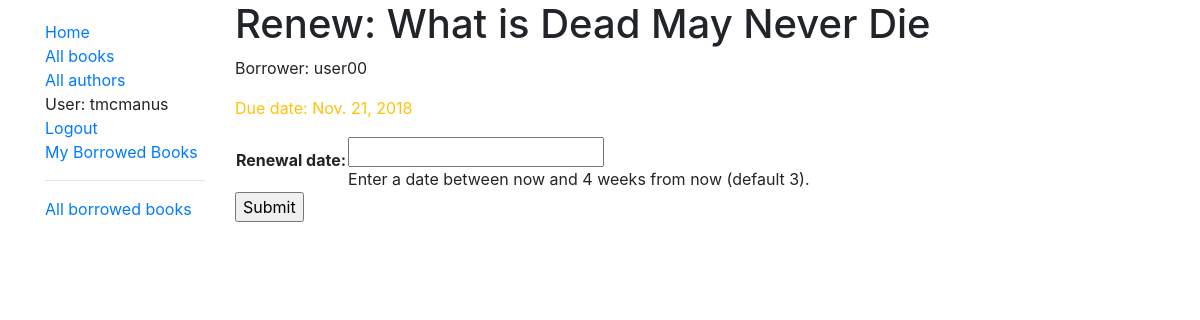
Page /catalog/book/05259b9c-2d02-4234-985e-09211b04334c/renew/ (signed in) on the earlier database version.
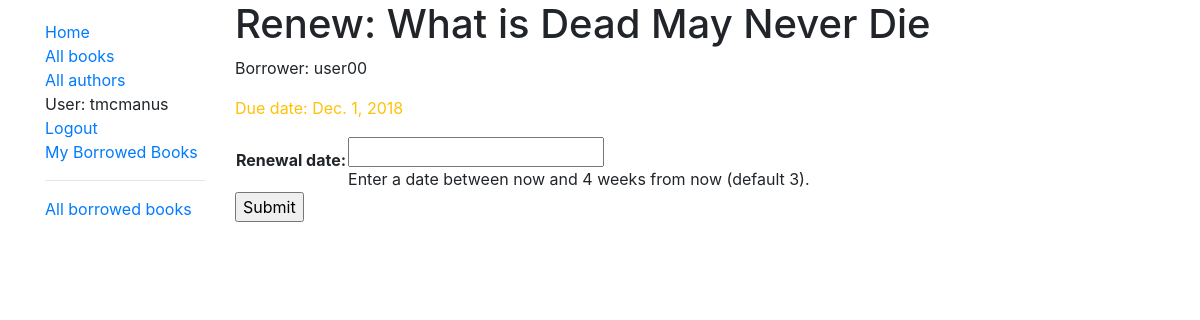
Same page on the later database version.
### catalog/models.py (models this page shows, shortened)
class BookInstance(models.Model):
    id = models.UUIDField(primary_key=True, default=uuid.uuid4, help_text='Unique ID for this particular book across whole library')
    book = models.ForeignKey('Book', on_delete=models.SET_NULL, null=True)
    imprint = models.CharField(max_length=200)
    language = models.CharField(max_length=200, default='English')
    due_back = models.DateField(null=True, blank=True)
    borrower = models.ForeignKey(User, on_delete=models.SET_NULL, null=True, blank=True)
    LOAN_STATUS =(
        ('m', 'Maintenance'),
        ('o', 'On loan'),
        ('a', 'Available'),
        ('r', 'Reserved'),
    )
    STATUS_DICT = {
        'm': 'text-danger',
        'o': 'text-warning',
        'a': 'text-success',
        'r': 'text-warning'
    }
    status = models.CharField(
        max_length=1,
        choices=LOAN_STATUS,
        blank=True,
        default='m',
        help_text='Book availability'
    )
    class Meta:
        ordering = ['due_back']
        permissions = (("can_mark_returned", "Set book as returned"), )
    def get_status_text_style(self):
        return self.STATUS_DICT[self.status]

class Book(models.Model):
    title = models.CharField(max_length=200)
    author = models.ForeignKey('Author', on_delete=models.SET_NULL, null=True)
    summary = models.TextField(max_length=1000, help_text="Enter a brief description")
    isbn = models.CharField(
        'ISBN',
        max_length=13,
        help_text='13 Character <a href="https://www.isbn-international.org/content/what-isbn">ISBN number</a>'
    )
    genre = models.ManyToManyField(
        Genre,
        help_text='Select a genre for this book'
    )
    def display_genre(self):
        """
        display genre returns a list of the first 3 genres associated with the book as a single, comma-separated string
        """
        return ', '.join(genre.name for genre in self.genre.all()[:3])
    display_genre.short_description = "Genre"

### catalog/views.py (the view)
# urls.py: path('book/<uuid:pk>/renew/', views.renew_book_librarian, name='renew-book-librarian'),
@permission_required('catalog.can_mark_returned')
def renew_book_librarian(request, pk):
    book_instance = get_object_or_404(BookInstance, pk=pk)
    if request.method == 'POST':
        form = RenewBookModelForm(request.POST)
        if form.is_valid():
            book_instance.due_back = form.cleaned_data['due_back']
            book_instance.save()
            return HttpResponseRedirect(reverse('all-borrowed'))
    else:
        proposed_renewal_date = datetime.date.today() + datetime.timedelta(weeks=3)
        form = RenewBookModelForm(initial={'renewal_date': proposed_renewal_date})
    context = {
        'form': form,
        'book_instance': book_instance
    }
    return render(request, 'catalog/book_renew_librarian.html', context)

### catalog/forms.py (shortened to what this page needs)
class RenewBookModelForm(forms.ModelForm):
    class Meta:
        model = BookInstance
        fields = ['due_back']
        labels = {'due_back': _('Renewal date')}
        help_texts = {'due_back': _('Enter a date between now and 4 weeks from now (default 3).')}

### catalog/templates/catalog/book_renew_librarian.html (shortened to what this page needs)
{% extends "catalog/base_generic.html" %}
{% block content %}
    <h1>Renew: {{ book_instance.book.title }}</h1>
    <p>Borrower: {{ book_instance.borrower }}</p>
    <p class="{{ book_instance.get_status_text_style }}">Due date: {{ book_instance.due_back }}</p>
    <form action="" method="post">
        <table>
            {{ form.as_table }}
        </table>
        <input type="submit", value="Submit">
    </form>
{% endblock %}

Differences in the rows shown:
changed BookInstance "What is Dead May Never Die": due_back "Nov. 21, 2018" → "Dec. 1, 2018"
